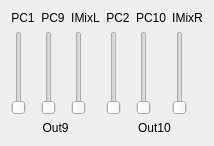
            <widget class="QWidget" name="TabPage" >
             <attribute name="title" >
              <string>Out9/&amp;10</string>
             </attribute>
             <layout class="QHBoxLayout" >
              <item>
               <layout class="QGridLayout" >
                <item row="1" column="2" >
                 <widget class="QSlider" name="sldOMixIMixO9" >
                  <property name="minimum" >
                   <number>0</number>
                  </property>
                  <property name="maximum" >
                   <number>32767</number>
                  </property>
                  <property name="singleStep" >
                   <number>10000</number>
                  </property>
                  <property name="pageStep" >
                   <number>1000</number>
                  </property>
                  <property name="orientation" >
                   <enum>Qt::Vertical</enum>
                  </property>
                  <property name="tickInterval" >
                   <number>10000</number>
                  </property>
                 </widget>
                </item>
                <item row="0" column="0" >
                 <widget class="QLabel" name="txtOMixPC1O9" >
                  <property name="text" >
                   <string>PC1</string>
                  </property>
                  <property name="alignment" >
                   <set>Qt::AlignCenter</set>
                  </property>
                  <property name="wordWrap" >
                   <bool>false</bool>
                  </property>
                 </widget>
                </item>
                <item row="1" column="1" >
                 <widget class="QSlider" name="sldOMixPC9O9" >
                  <property name="minimum" >
                   <number>0</number>
                  </property>
                  <property name="maximum" >
                   <number>32767</number>
                  </property>
                  <property name="singleStep" >
                   <number>10000</number>
                  </property>
                  <property name="pageStep" >
                   <number>1000</number>
                  </property>
                  <property name="orientation" >
                   <enum>Qt::Vertical</enum>
                  </property>
                  <property name="tickInterval" >
                   <number>10000</number>
                  </property>
                 </widget>
                </item>
                <item row="0" column="2" >
                 <widget class="QLabel" name="txtOMixIMixO9" >
                  <property name="text" >
                   <string>IMixL</string>
                  </property>
                  <property name="alignment" >
                   <set>Qt::AlignCenter</set>
                  </property>
                  <property name="wordWrap" >
                   <bool>false</bool>
                  </property>
                 </widget>
                </item>
                <item row="2" column="0" colspan="3" >
                 <widget class="QLabel" name="txtOmixO9" >
                  <property name="text" >
                   <string>Out9</string>
                  </property>
                  <property name="alignment" >
                   <set>Qt::AlignCenter</set>
                  </property>
                  <property name="wordWrap" >
                   <bool>false</bool>
                  </property>
                 </widget>
                </item>
                <item row="0" column="1" >
                 <widget class="QLabel" name="txtOMixPC9O9" >
                  <property name="text" >
                   <string>PC9</string>
                  </property>
                  <property name="alignment" >
                   <set>Qt::AlignCenter</set>
                  </property>
                  <property name="wordWrap" >
                   <bool>false</bool>
                  </property>
                 </widget>
                </item>
                <item row="1" column="0" >
                 <widget class="QSlider" name="sldOMixPC1O9" >
                  <property name="minimum" >
                   <number>0</number>
                  </property>
                  <property name="maximum" >
                   <number>32767</number>
                  </property>
                  <property name="singleStep" >
                   <number>10000</number>
                  </property>
                  <property name="pageStep" >
                   <number>1000</number>
                  </property>
                  <property name="orientation" >
                   <enum>Qt::Vertical</enum>
                  </property>
                  <property name="tickInterval" >
                   <number>10000</number>
                  </property>
                 </widget>
                </item>
               </layout>
              </item>
              <item>
               <layout class="QGridLayout" >
                <item row="1" column="2" >
                 <widget class="QSlider" name="sldOMixIMixO10" >
                  <property name="minimum" >
                   <number>0</number>
                  </property>
                  <property name="maximum" >
                   <number>32767</number>
                  </property>
                  <property name="singleStep" >
                   <number>10000</number>
                  </property>
                  <property name="pageStep" >
                   <number>1000</number>
                  </property>
                  <property name="orientation" >
                   <enum>Qt::Vertical</enum>
                  </property>
                  <property name="tickInterval" >
                   <number>10000</number>
                  </property>
                 </widget>
                </item>
                <item row="2" column="0" colspan="3" >
                 <widget class="QLabel" name="txtOmixO10" >
                  <property name="text" >
                   <string>Out10</string>
                  </property>
                  <property name="alignment" >
                   <set>Qt::AlignCenter</set>
                  </property>
                  <property name="wordWrap" >
                   <bool>false</bool>
                  </property>
                 </widget>
                </item>
                <item row="0" column="0" >
                 <widget class="QLabel" name="txtOMixPC2O10" >
                  <property name="text" >
                   <string>PC2</string>
                  </property>
                  <property name="alignment" >
                   <set>Qt::AlignCenter</set>
                  </property>
                  <property name="wordWrap" >
                   <bool>false</bool>
                  </property>
                 </widget>
                </item>
                <item row="1" column="1" >
                 <widget class="QSlider" name="sldOMixPC10O10" >
                  <property name="minimum" >
                   <number>0</number>
                  </property>
                  <property name="maximum" >
                   <number>32767</number>
                  </property>
                  <property name="singleStep" >
                   <number>10000</number>
                  </property>
                  <property name="pageStep" >
                   <number>1000</number>
                  </property>
                  <property name="orientation" >
                   <enum>Qt::Vertical</enum>
                  </property>
                  <property name="tickInterval" >
                   <number>10000</number>
                  </property>
                 </widget>
                </item>
                <item row="0" column="1" >
                 <widget class="QLabel" name="txtOMixPC10O10" >
                  <property name="text" >
                   <string>PC10</string>
                  </property>
                  <property name="alignment" >
                   <set>Qt::AlignCenter</set>
                  </property>
                  <property name="wordWrap" >
                   <bool>false</bool>
                  </property>
                 </widget>
                </item>
                <item row="0" column="2" >
                 <widget class="QLabel" name="txtOMixIMixO10" >
                  <property name="text" >
                   <string>IMixR</string>
                  </property>
                  <property name="alignment" >
                   <set>Qt::AlignCenter</set>
                  </property>
                  <property name="wordWrap" >
                   <bool>false</bool>
                  </property>
                 </widget>
                </item>
                <item row="1" column="0" >
                 <widget class="QSlider" name="sldOMixPC2O10" >
                  <property name="minimum" >
                   <number>0</number>
                  </property>
                  <property name="maximum" >
                   <number>32767</number>
                  </property>
                  <property name="singleStep" >
                   <number>10000</number>
                  </property>
                  <property name="pageStep" >
                   <number>1000</number>
                  </property>
                  <property name="orientation" >
                   <enum>Qt::Vertical</enum>
                  </property>
                  <property name="tickInterval" >
                   <number>10000</number>
                  </property>
                 </widget>
                </item>
               </layout>
              </item>
             </layout>
            </widget>
